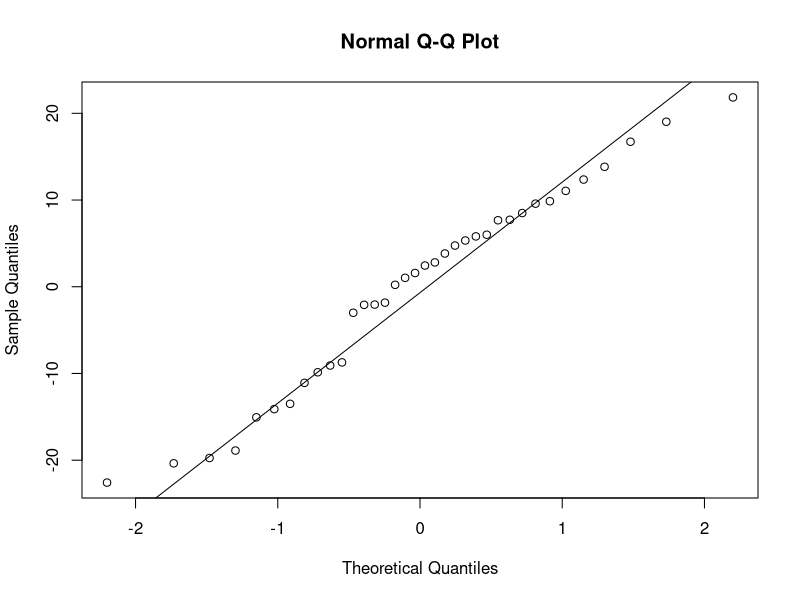
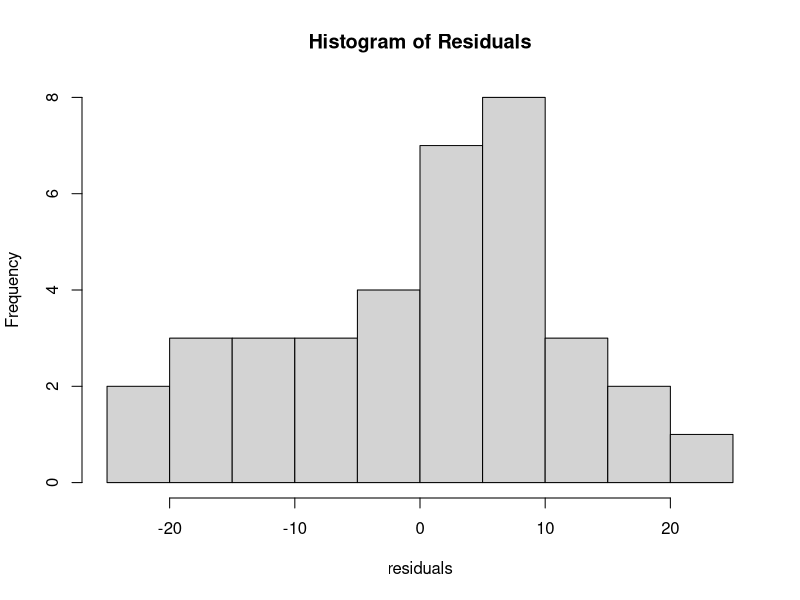
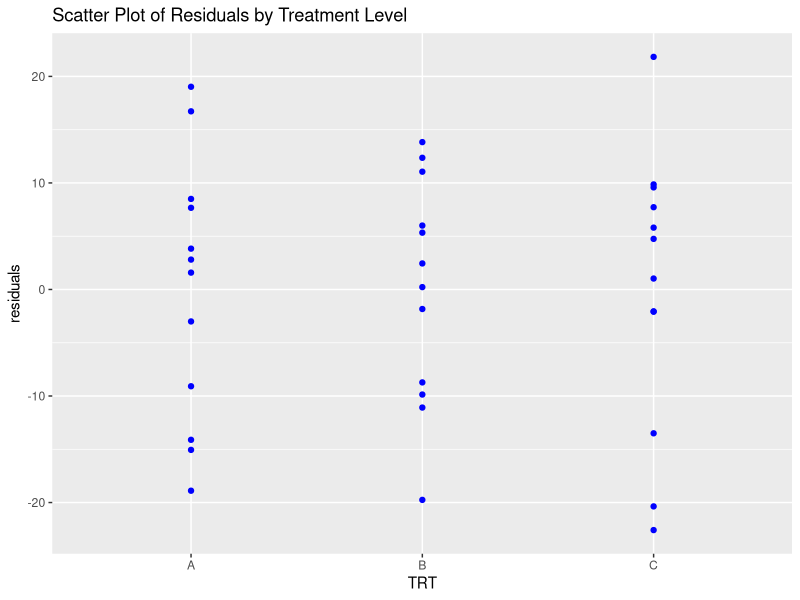
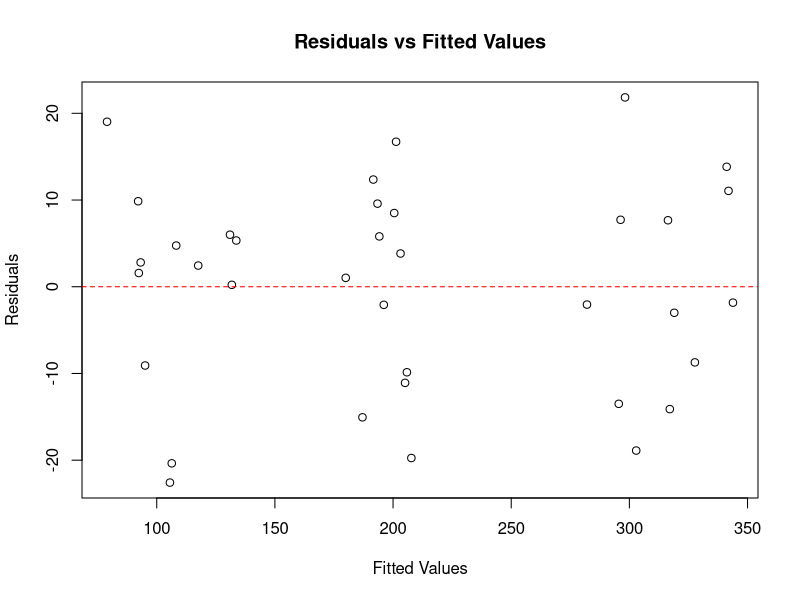

Recreate these plots in R, in order.
setwd('~/Desktop/STA 536/Final Project')

# Libraries
library(ggplot2)
library(readxl)
library(dplyr)
library(car)

# Loading in data
data1 <- read_excel("randomized_data_1.xlsx")
data2 <- read_excel("randomized_data_2.xlsx")
data3 <- read_excel("randomized_data_3.xlsx")
data4 <- read_excel("randomized_data_4.xlsx")

data <- rbind(data1, data2, data3, data4)

# Data cleaning
data$Replicate <- rep(seq(1, 4), each = 9)
data$Duration = as.factor(data$Duration)
data$Intensity = as.factor(data$Intensity)
data$TRT = as.factor(data$TRT)
data$Replicate = as.factor(data$Replicate)

# ANOVA
lm_model <- lm(data$`Cal. Burned` ~ Duration + Intensity + TRT + Replicate, data = data)
anova(lm_model)

# Analyzing residuals
residuals <- residuals(lm_model)

## Normality
qqplot <- qqnorm(residuals)
qq_plot <- qqline(residuals)

hist(residuals, main = "Histogram of Residuals")

shapiro.test(residuals)

## Common variance
# Scatter plot of residuals vs. fitted values
ggplot(data, aes(x = TRT, y = residuals)) + 
  geom_point(color = 'blue') + 
  labs(title = 'Scatter Plot of Residuals by Treatment Level')

leveneTest(residuals ~ TRT, data = data)

## No interaction
fitted_values <- fitted(lm_model)

resid_vs_fitted <- plot(fitted_values, residuals, 
                        xlab = "Fitted Values", 
                        ylab = "Residuals",
                        main = "Residuals vs Fitted Values")

# Add a horizontal line at y = 0 for reference
abline(h = 0, col = "red", lty = 2)

# Post-Hoc multiple comparison
TukeyHSD(aov(lm_model), 'TRT')




